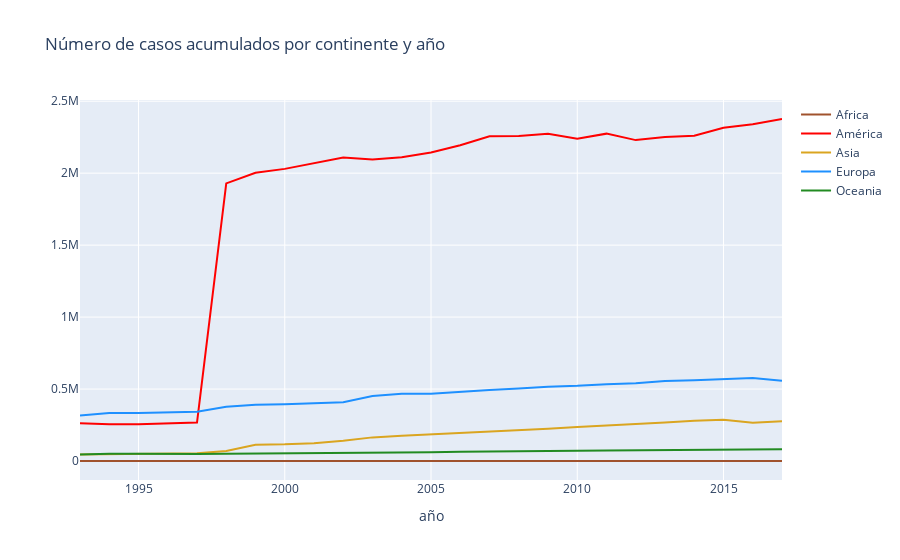

Notebook cell for this chart:
### Markdown cell above
3) Estudiamos como ha evolucionado el número de casos de los 4 tipos de cánceres con mayor número en los 5
continentes durante el periodo 1993-2017 y cuántos países dentro de cada continente aportaban información.

### Code cell
### GENERAMOS UN GRAFICO CON Plotly para visualizar la evolucion del promedio de casos a lo largo 
# del periodo 1993-2017 en los cinco continentes, teniendo en cuenta el número de países
# que contribuyen con datos

# import graph objects as "go"
import plotly.graph_objs as go

# prepare data frame
df_africa = df_continentes_cancer[df_continentes_cancer["region"] == "Africa"]
df_america = df_continentes_cancer[df_continentes_cancer["region"] == "Americas"]
df_asia = df_continentes_cancer[df_continentes_cancer["region"] == "Asia"]
df_europa = df_continentes_cancer[df_continentes_cancer["region"] == "Europe"]
df_oceania = df_continentes_cancer[df_continentes_cancer["region"] == "Oceania"]

# Creating traceAfrica
traceAfrica = go.Scatter(
                    x = df_africa['year'],
                    y = df_africa['cases'],
                    name = 'Africa',
                    mode= 'lines',
                    marker = dict(color = 'rgba(160, 82, 45, 1)'),
                    text = df_africa['cantidad_paises'])
# Creating traceAmerica
traceAmerica = go.Scatter(
                    x = df_america['year'],
                    y = df_america['cases'],
                    name = 'América',
                    mode= 'lines',
                    marker = dict(color = 'rgba(255, 0, 0, 1)'),
                    text = df_america['cantidad_paises'])

# Creating traceAsia
traceAsia = go.Scatter(
                    x = df_asia['year'],
                    y = df_asia['cases'],
                    name = 'Asia',
                    mode= 'lines',
                    marker = dict(color = 'rgba(218, 165, 32, 1)'),
                    text = df_asia['cantidad_paises'])

# Creating traceEuropa
traceEuropa = go.Scatter(
                    x = df_europa['year'],
                    y = df_europa['cases'],
                    name = 'Europa',
                    mode= 'lines',
                    marker = dict(color = 'rgba(30, 144, 255, 1)'),
                    text = df_europa['cantidad_paises'])

# Creating traceOceania
traceOceania = go.Scatter(
                    x = df_oceania['year'],
                    y = df_oceania['cases'],
                    name = 'Oceania',
                    mode= 'lines',
                    marker = dict(color = 'rgba(34, 139, 34, 1)'),
                    text = df_oceania['cantidad_paises'])


data = [traceAfrica, traceAmerica, traceAsia, traceEuropa, traceOceania]

layout = dict(title = 'Número de casos acumulados por continente y año',
             xaxis= dict(title= 'año',ticklen= 5))

fig = go.Figure(data = data, layout=layout)

iplot(fig)

### Figure 1 — Plotly figure (JSON) as saved in the notebook; plotly's stock layout.template omitted (floating-point values rounded to 4 significant figures)
{"data": [{"marker": {"color": "rgba(160, 82, 45, 1)"}, "mode": "lines", "name": "Africa", "text": [1.0, 1.0, 1.0, 1.0, 1.0, 1.0, 1.0, 1.0, 1.0, 1.0, 1.0, 1.0, 1.0, 1.0, 1.0, 1.0, 1.0, 1.0, 1.0, 1.0, 1.0, 1.0, 1.0, 1.0, 1.0], "type": "scatter", "x": [1993, 1994, 1995, 1996, 1997, 1998, 1999, 2000, 2001, 2002, 2003, 2004, 2005, 2006, 2007, 2008, 2009, 2010, 2011, 2012, 2013, 2014, 2015, 2016, 2017], "y": [115, 98, 78, 148, 142, 168, 137, 179, 175, 173, 189, 238, 216, 288, 266, 271, 247, 307, 301, 381, 373, 374, 400, 381, 405]}, {"marker": {"color": "rgba(255, 0, 0, 1)"}, "mode": "lines", "name": "América", "text": [5.0, 5.0, 5.0, 5.0, 5.0, 6.0, 6.0, 6.0, 6.0, 6.0, 8.0, 8.0, 8.0, 8.0, 8.0, 8.0, 8.0, 8.0, 8.0, 8.0, 8.0, 8.0, 8.0, 8.0, 7.0], "type": "scatter", "x": [1993, 1994, 1995, 1996, 1997, 1998, 1999, 2000, 2001, 2002, 2003, 2004, 2005, 2006, 2007, 2008, 2009, 2010, 2011, 2012, 2013, 2014, 2015, 2016, 2017], "y": [263118, 255030, 255587, 258836, 266937, 1928899, 2003121, 2029815, 2069569, 2108084, 2095772, 2110799, 2143103, 2193681, 2256209, 2258837, 2273531, 2239666, 2274665, 2229743, 2251397, 2260568, 2315680, 2339313, 2376390]}, {"marker": {"color": "rgba(218, 165, 32, 1)"}, "mode": "lines", "name": "Asia", "text": [7.0, 7.0, 7.0, 7.0, 7.0, 11.0, 11.0, 11.0, 11.0, 11.0, 12.0, 12.0, 12.0, 12.0, 12.0, 12.0, 12.0, 12.0, 12.0, 12.0, 12.0, 12.0, 12.0, 12.0, 12.0], "type": "scatter", "x": [1993, 1994, 1995, 1996, 1997, 1998, 1999, 2000, 2001, 2002, 2003, 2004, 2005, 2006, 2007, 2008, 2009, 2010, 2011, 2012, 2013, 2014, 2015, 2016, 2017], "y": [44461, 46014, 49644, 50246, 53121, 70157, 112474, 115714, 123887, 140062, 164211, 175909, 185017, 194283, 205993, 216406, 224713, 236766, 246627, 253702, 268189, 279691, 285998, 266099, 276966]}, {"marker": {"color": "rgba(30, 144, 255, 1)"}, "mode": "lines", "name": "Europa", "text": [18.0, 20.0, 20.0, 20.0, 20.0, 20.0, 21.0, 21.0, 21.0, 21.0, 21.0, 21.0, 21.0, 21.0, 21.0, 21.0, 21.0, 21.0, 21.0, 21.0, 21.0, 21.0, 21.0, 21.0, 21.0], "type": "scatter", "x": [1993, 1994, 1995, 1996, 1997, 1998, 1999, 2000, 2001, 2002, 2003, 2004, 2005, 2006, 2007, 2008, 2009, 2010, 2011, 2012, 2013, 2014, 2015, 2016, 2017], "y": [316000, 333964, 333009, 338050, 342583, 377263, 390762, 395010, 402525, 408905, 451330, 466595, 467689, 481297, 492866, 503263, 515831, 522534, 533903, 539443, 555341, 560988, 568404, 576854, 557102]}, {"marker": {"color": "rgba(34, 139, 34, 1)"}, "mode": "lines", "name": "Oceania", "text": [2.0, 2.0, 2.0, 2.0, 2.0, 2.0, 2.0, 2.0, 2.0, 2.0, 2.0, 2.0, 2.0, 2.0, 2.0, 2.0, 2.0, 2.0, 2.0, 2.0, 2.0, 2.0, 2.0, 2.0, 2.0], "type": "scatter", "x": [1993, 1994, 1995, 1996, 1997, 1998, 1999, 2000, 2001, 2002, 2003, 2004, 2005, 2006, 2007, 2008, 2009, 2010, 2011, 2012, 2013, 2014, 2015, 2016, 2017], "y": [46087, 50804, 50207, 48165, 48689, 50019, 51095, 53370, 54494, 55781, 57112, 61359, 61635, 63957, 66791, 70444, 72800, 71519, 72637, 75115, 75035, 76288, 77802, 80282, 82423]}], "layout": {"title": {"text": "Número de casos acumulados por continente y año"}, "xaxis": {"ticklen": 5, "title": {"text": "año"}}}}
